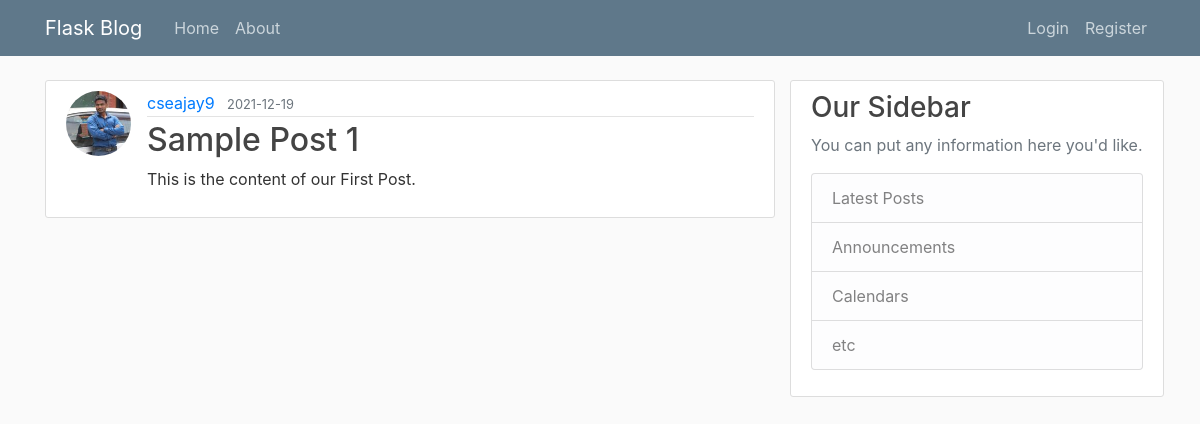
/post/1, run on an earlier commit of the app's database.
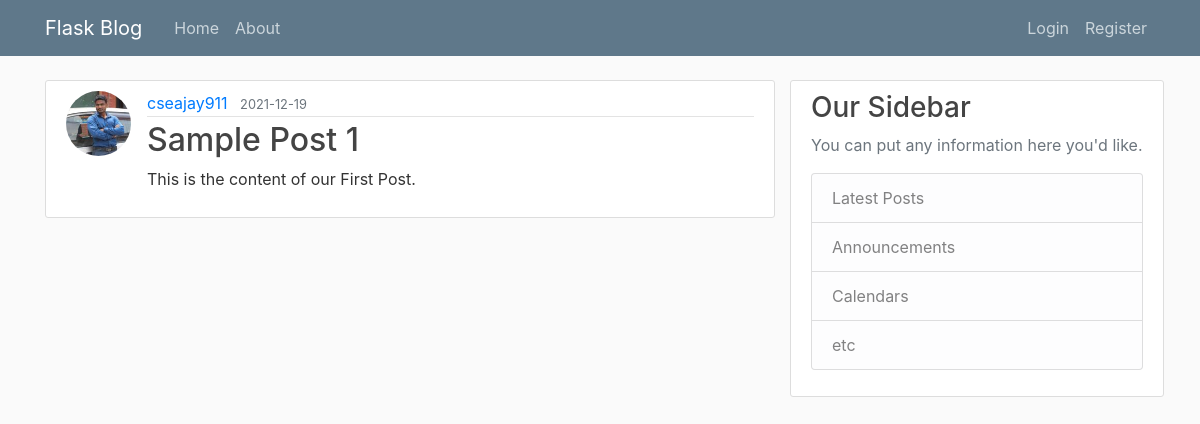
And on a later commit of the database.
### flaskblog/models.py (models this page shows, shortened)
class User(db.Model, UserMixin):
    id = db.Column(db.Integer, primary_key=True)
    username = db.Column(db.String(20), unique=True, nullable=False)
    email = db.Column(db.String(120), unique=True, nullable=False)
    image_file = db.Column(db.String(20), nullable=False, default='default.jpg')
    password = db.Column(db.String(60), nullable=False)
    posts = db.relationship('Post', backref='author', lazy=True)
    histories = db.relationship('AccountUpdateHistory', backref='author', lazy=True)

### flaskblog/posts/routes.py (the view)
@posts.route("/post/<int:post_id>")
def post(post_id):
    post = Post.query.get_or_404(post_id)
    return render_template('post.html', title=post.title, post=post)

### flaskblog/templates/post.html (shortened to what this page needs)
{% extends "layout.html" %}
{% block content%}
    <article class="media content-section">
          <img class="rounded-circle article-img" src=" {{ url_for('static', filename='profile_pics/' + post.author.image_file) }}" alt="">
          <div class="media-body">
            <div class="article-metadata">
              <a class="mr-2" href="{{ url_for('users.user_posts', username=post.author.username) }}">{{ post.author.username }}</a>
              <small class="text-muted">{{ post.date_posted.strftime('%Y-%m-%d') }}</small>
            </div>
            <h2 class="article-title">{{ post.title }}</h2>
            <p class="article-content">{{ post.content }}</p>
          </div>
    </article>
{% endblock content %}

What changed in the data, as far as the page shows it:
changed User: author.username "cseajay9" → "cseajay911"
